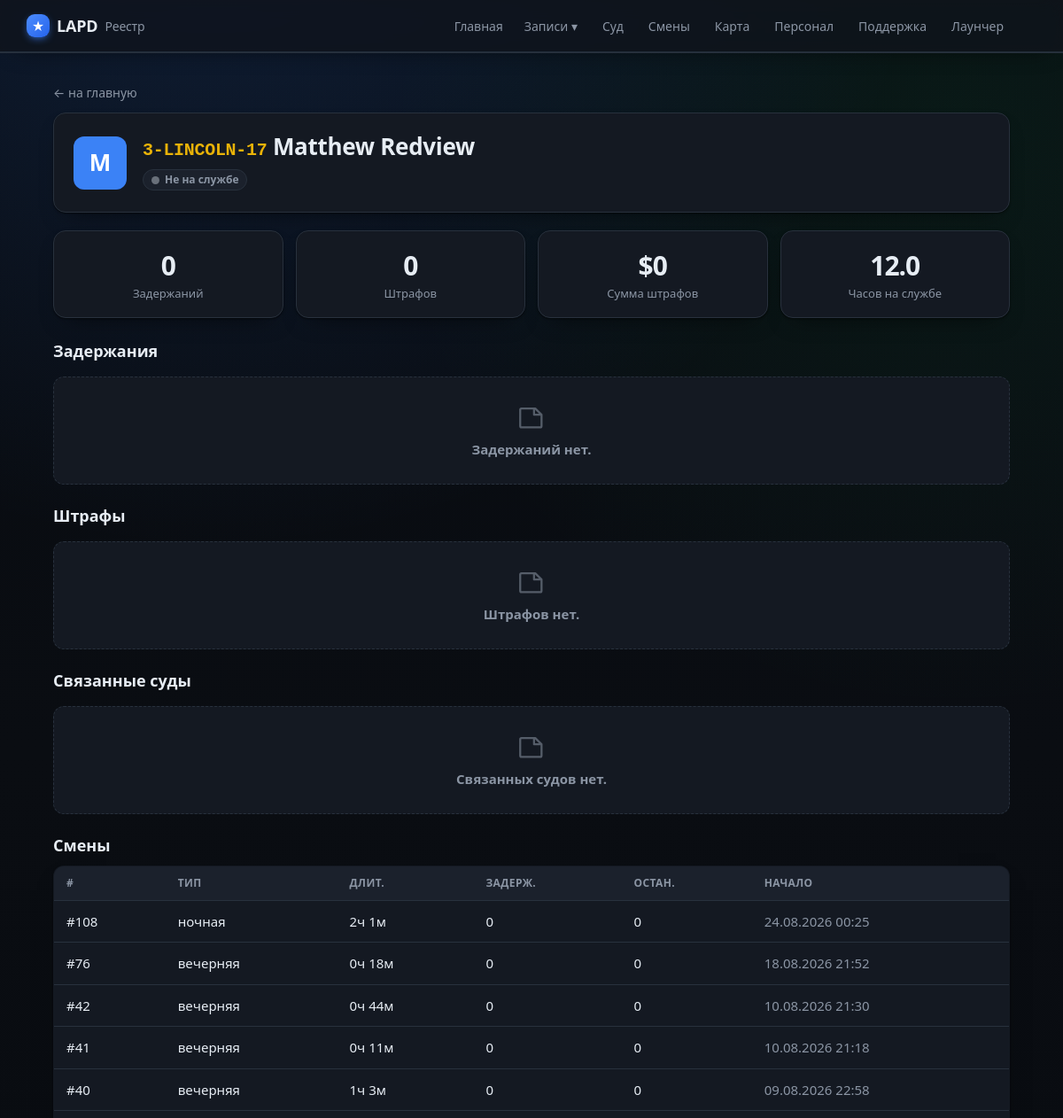
The page /officer/3-LINCOLN-17 (upper part) on the database as committed earlier.
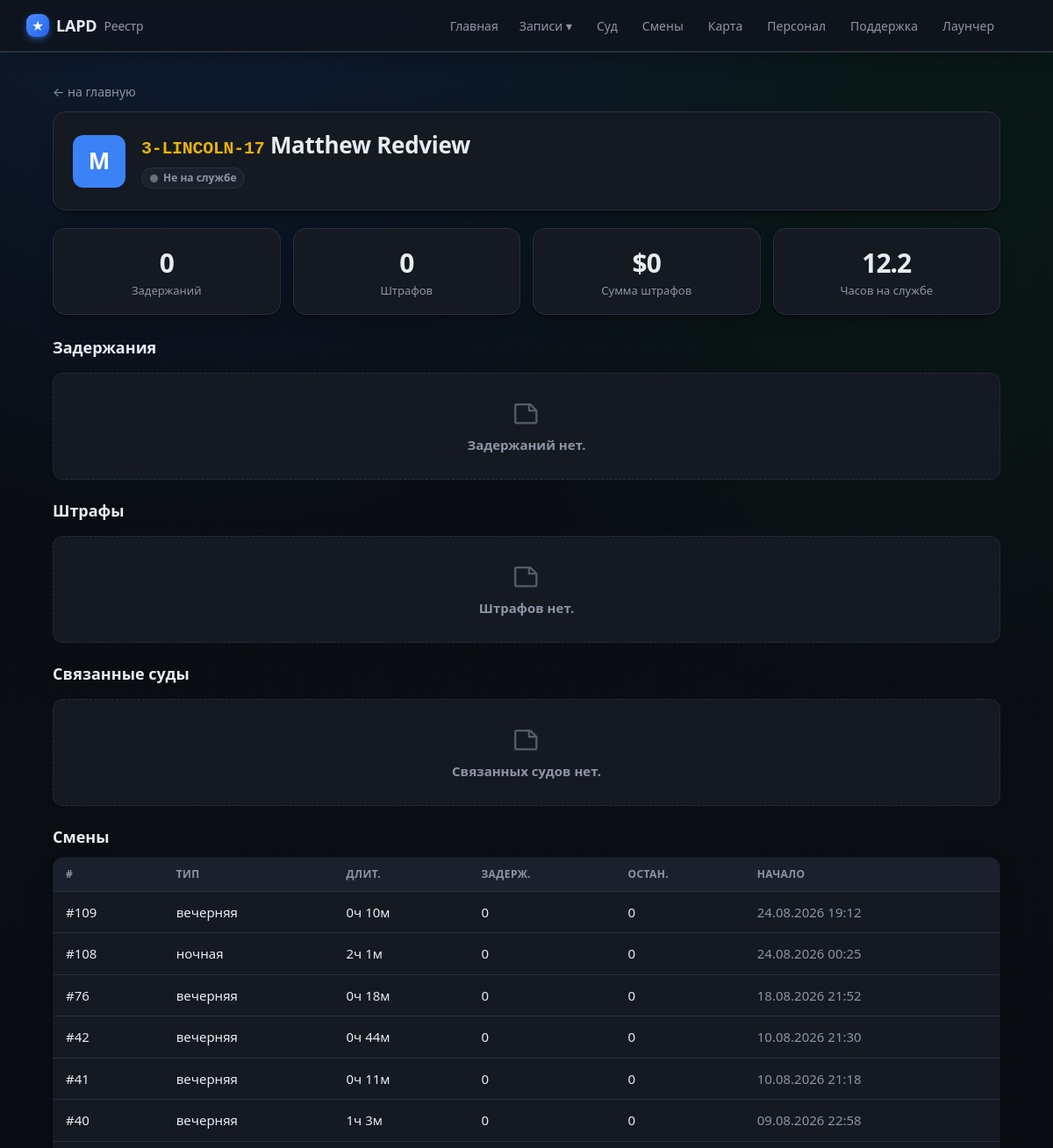
The same page on the database as committed later.
### tables this page shows
CREATE TABLE shifts (
                id INTEGER PRIMARY KEY AUTOINCREMENT,
                officer_id INTEGER NOT NULL,
                shift_type TEXT,
                started_at TEXT NOT NULL,
                ended_at TEXT,
                duration_min INTEGER DEFAULT 0,
                arrests INTEGER DEFAULT 0,
                traffic_stops INTEGER DEFAULT 0,
                pursuits INTEGER DEFAULT 0,
                pit INTEGER DEFAULT 0,
                callouts INTEGER DEFAULT 0,
                fines_total INTEGER DEFAULT 0,
                is_test INTEGER DEFAULT 0, source_ext TEXT,
                FOREIGN KEY (officer_id) REFERENCES officers(id)
            );

### app/main.py (the view)
@app.route("/officer/<callsign>")
def officer_view(callsign):
    off = db.get_officer(callsign)
    if not off:
        abort(404)
    shifts = db.list_shifts(50, officer_id=off["id"])
    hours = round(sum(s.get("duration_min") or 0 for s in shifts) / 60, 1)
    return render_template("officer.html", officer=off,
                           cases=db.list_cases(200, officer_id=off["id"]),
                           citations=db.list_citations(200, officer_id=off["id"]),
                           callouts=db.list_callouts(200, officer_id=off["id"], real_only=True),
                           court_cases=db.list_related_court_cases_for_officer(off["id"]),
                           cit=db.citations_summary(off["id"]),
                           evidence=db.evidence_catalog(off["id"]),
                           shifts=shifts, hours=hours)

### app/db.py (called while the page is built)
def fmt_dt(iso):
    try:
        dt = datetime.datetime.fromisoformat(iso)
        return dt.strftime("%d.%m.%Y %H:%M")
    except Exception:
        return iso or "—"

@contextmanager
def get_conn():
    conn = sqlite3.connect(config.DB_PATH)
    conn.row_factory = sqlite3.Row
    try:
        yield conn
        conn.commit()
    finally:
        conn.close()

def list_cases(limit=100, officer_id=None, status=None):
    q = """SELECT cases.*, officers.callsign, officers.name AS officer_name
           FROM cases JOIN officers ON officers.id = cases.officer_id"""
    conds, params = [], []
    if officer_id:
        conds.append("cases.officer_id=?"); params.append(officer_id)
    if status:
        conds.append("cases.status=?"); params.append(status)
    if conds:
        q += " WHERE " + " AND ".join(conds)
    q += " ORDER BY cases.id DESC LIMIT ?"; params.append(limit)
    with get_conn() as c:
        return [_row_to_case(r) for r in c.execute(q, params).fetchall()]

def status_info(code):
    return DUTY_STATUS.get(code, {"ru": "Не на службе", "cls": "off"})

def staff_label(value):
    return STAFF_LABELS.get(value, value)

### app/templates/officer.html (shortened to what the changed rows need)
{% extends "base.html" %}
{% block content %}
<div class="officer-card">
  <div class="off-main">
    <h1><span class="cs big">{{ officer.callsign }}</span> {{ officer.name or '' }}</h1>
  </div>
</div>
<section class="stats {% if callouts %}stats-5{% endif %}">
  <div class="stat"><div class="num">{{ hours }}</div><div class="lbl">Часов на службе</div></div>
</section>
<h2>Задержания</h2>
<h2>Штрафы</h2>
<h2>Связанные суды</h2>
{% if shifts %}
<h2>Смены</h2>
<table class="tbl">
  <thead><tr><th>#</th><th>Тип</th><th>Длит.</th><th>Задерж.</th><th>Остан.</th><th>Начало</th></tr></thead>
  <tbody>
  {% for s in shifts %}
    <tr onclick="location='{{ url_for('shift_view', sid=s.id) }}'">
      <td><a class="row-link" href="{{ url_for('shift_view', sid=s.id) }}" onclick="event.stopPropagation()">#{{ s.id }}</a></td><td>{{ s.type_ru }}</td><td>{{ s.duration_h }}</td>
      <td>{{ s.arrests }}</td><td>{{ s.traffic_stops }}</td><td class="muted">{{ s.started_fmt }}</td>
    </tr>
  {% endfor %}
  </tbody>
</table>
{% endif %}
{% endblock %}

Rows that differ between the two databases and show on the page:
added shifts: id "109", type_ru "вечерняя", duration_h "0ч 10м", arrests "0", traffic_stops "0", started_fmt "24.08.2026 19:12"
Other text that changed with them:
{{ hours }}: "12.0" → "12.2"
